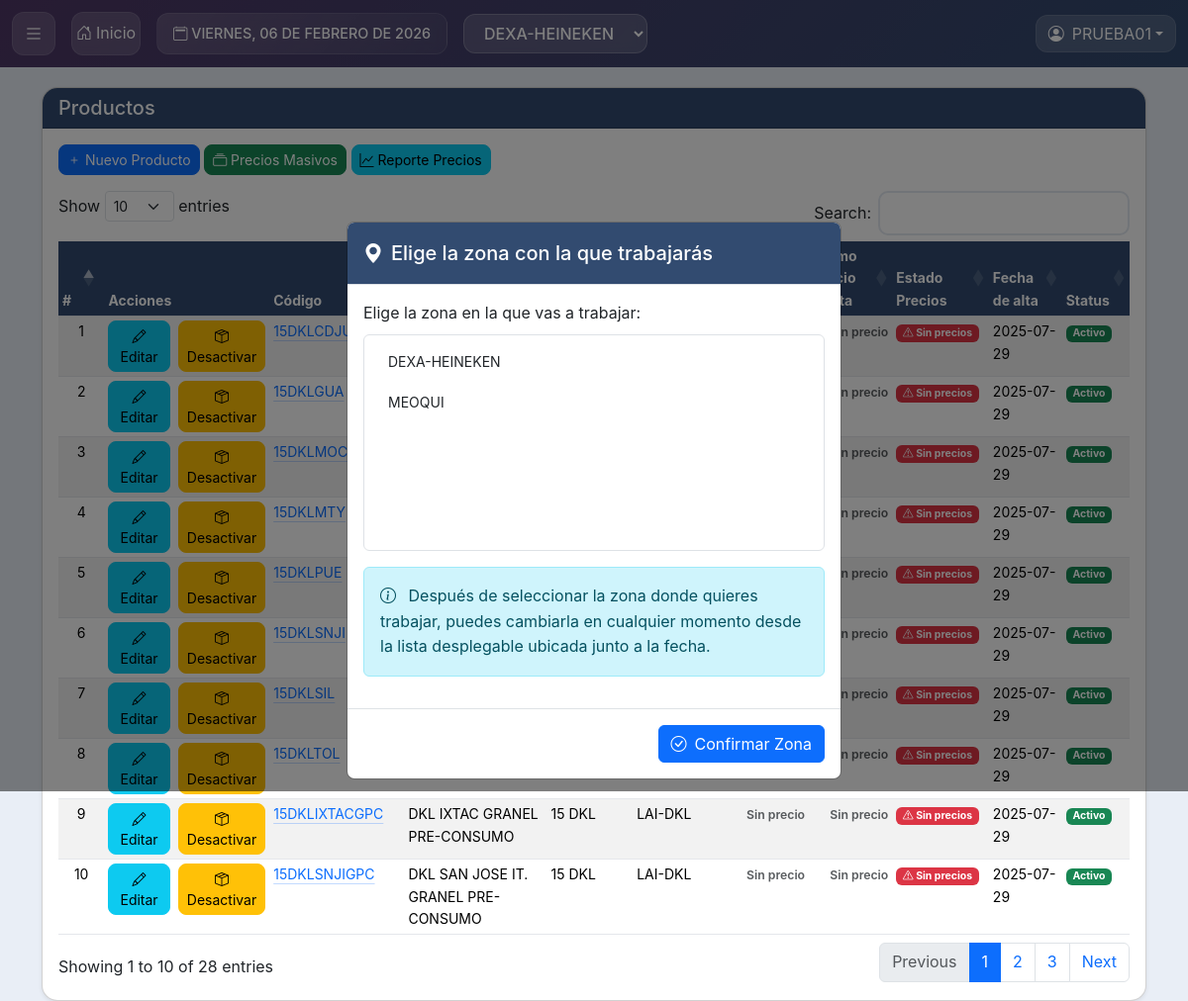
Before: /?p=productos (signed in) with the older database file.
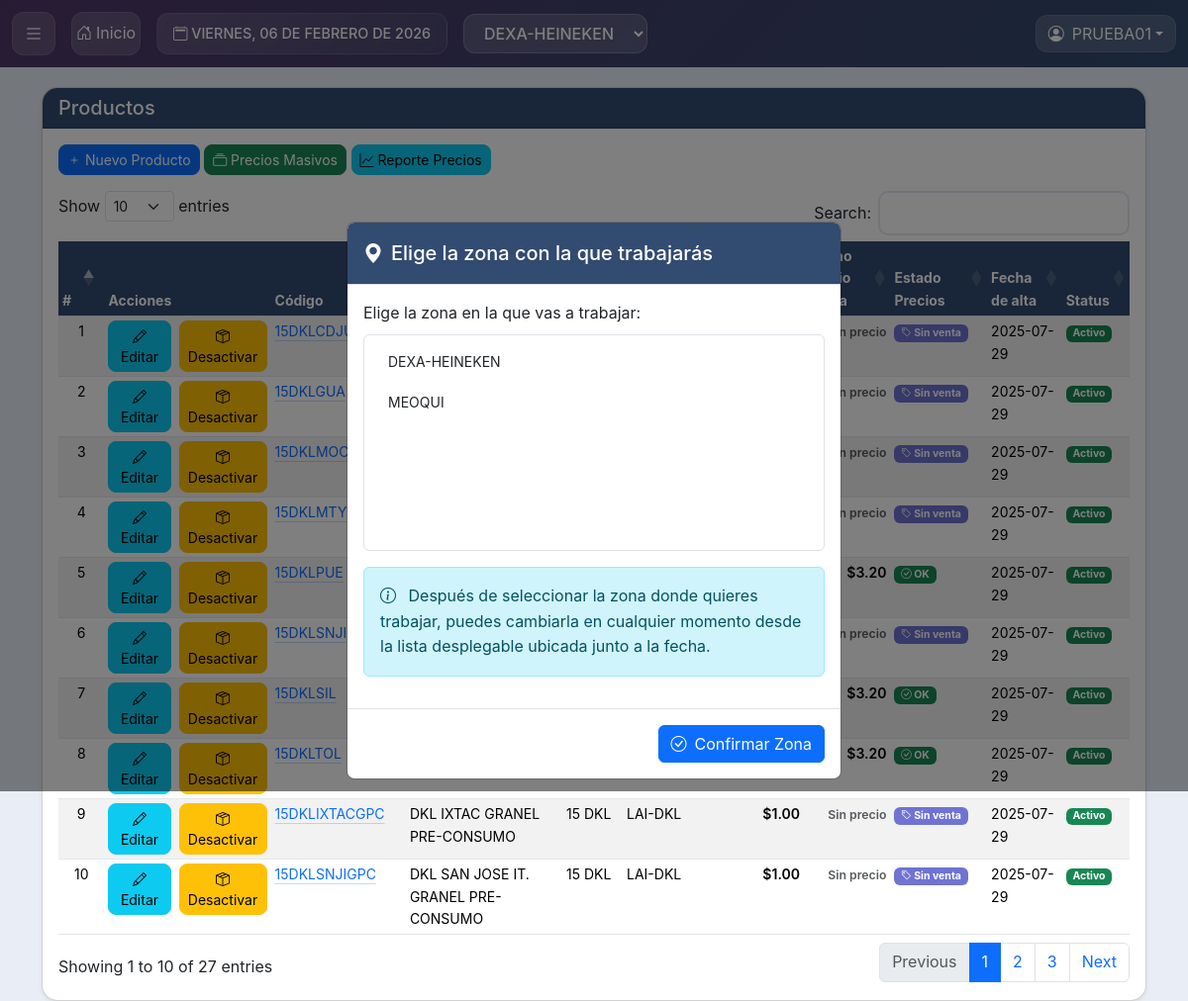
After: the same page with the newer database file.
### tables this page shows
CREATE TABLE IF NOT EXISTS `productos` (
  `id_prod` int NOT NULL AUTO_INCREMENT,
  `nom_pro` varchar(255) DEFAULT NULL,
  `cod` varchar(255) DEFAULT NULL,
  `lin` varchar(255) DEFAULT NULL,
  `fecha` timestamp NOT NULL DEFAULT CURRENT_TIMESTAMP,
  `id_user` varchar(255) DEFAULT NULL,
  `status` varchar(255) NOT NULL DEFAULT '1',
  `zona` varchar(255) DEFAULT NULL,
  PRIMARY KEY (`id_prod`)
);

CREATE TABLE IF NOT EXISTS `zonas` (
  `id_zone` int NOT NULL AUTO_INCREMENT,
  `cod` varchar(255) DEFAULT NULL,
  `nom` varchar(255) DEFAULT NULL,
  `PLANTA` varchar(255) DEFAULT NULL,
  `color` varchar(255) NOT NULL DEFAULT '#3498db',
  `fecha` timestamp NOT NULL DEFAULT CURRENT_TIMESTAMP,
  `tipo` varchar(255) NOT NULL DEFAULT 'NOR',
  `id_user` varchar(255) DEFAULT NULL,
  `status` varchar(255) NOT NULL DEFAULT '1',
  PRIMARY KEY (`id_zone`)
);

### config/conexiones.php (called while the page is built, shortened)
<?php
        function permisos($tipo, $permi) {
            $permiso = explode(",", $permi);
            if ($tipo == 100) {
                $Admin = '';
                $DesAct = '';
                $Inactivos = '';
                $Reportes = '';
                $utilerias = '';
            }
            elseif ($tipo == 50) {
                $Admin = 'style="display: none"';
                $DesAct = '';
                $Inactivos = 'style="display: none"';
                $Reportes = '';
                $utilerias = 'style="display: none"';
            }elseif ($tipo == 30) {
                $Admin = 'style="display: none"';
                $DesAct = 'style="display: none"';
                $Inactivos = 'style="display: none"';
                $Reportes = '';
                $utilerias = 'style="display: none"';
            }else {
                $Admin = 'style="display: none"';
                $DesAct = 'style="display: none"';
                $Inactivos = 'style="display: none"';
                $Reportes = 'style="display: none"';
                $utilerias = 'style="display: none"';
            }
        }
?>

### mod/productos.php (the view, shortened to what the changed rows need)
<div class="container mt-2">
    <div class="card shadow-sm">
        <h5 class="card-header encabezado-col text-white">Productos</h5>
        <div class="card-body">
            <div class="mb-3">
                <a <?= $perm['Produ_Crear'];?> href="?p=N_producto" class="btn btn-primary btn-sm rounded-3">
                    <i class="bi bi-plus"></i> Nuevo Producto
                </a>
                <button <?= $perm['sub_precios'];?> class="btn btn-success btn-sm rounded-3" data-bs-toggle="modal" data-bs-target="#modalPreciosMasivos">
                    <i class="bi bi-collection"></i> Precios Masivos
                </button>
                <a href="?p=reporte_precios" class="btn btn-info btn-sm rounded-3">
                    <i class="bi bi-graph-up"></i> Reporte Precios
                </a>
            </div>
            <div class="table-responsive">
                <table class="table table-striped table-hover table-sm" id="miTabla" style="width:100%">
                    <thead>
                        <tr>
                            <th>#</th>
                            <th>Acciones</th>
                            <th data-priority="1">Código</th>
                            <th>Nombre</th>
                            <th>Línea</th>
                            <th>Zona</th>
                            <th>Último Precio Compra</th>
                            <th>Último Precio Venta</th>
                            <th>Estado Precios</th>
                            <th>Fecha de alta</th>
                            <th>Status</th>
                        </tr>
                    </thead>
                    <tbody>
                        <?php
                        if ($zona_seleccionada == '0') {
                            $query = "SELECT
                            p.*,
                            z.nom AS nom_zone,
                            -- Último precio de compra activo y vigente
                            (SELECT precio FROM precios
                               WHERE id_prod = p.id_prod
                               AND tipo = 'c'
                               AND status = '1'
                               AND fecha_ini <= CURDATE()
                               AND fecha_fin >= CURDATE()
                               ORDER BY fecha_ini DESC, id_precio DESC
                               LIMIT 1) AS ultimo_precio_compra,
                            -- Último precio de venta activo y vigente (general)
                            (SELECT precio FROM precios
                               WHERE id_prod = p.id_prod
                               AND tipo = 'v'
                               AND status = '1'
                               AND fecha_ini <= CURDATE()
                               AND fecha_fin >= CURDATE()
                               ORDER BY fecha_ini DESC, id_precio DESC
                               LIMIT 1) AS ultimo_precio_venta
                            FROM productos p
                            LEFT JOIN zonas z ON p.zona = z.id_zone";
                        }
                        $result = $conn_mysql->query($query);
                        $Contador = 0;
                        $Activos = 1;
                        $Desacti = 1;
                        while ($Prod01 = mysqli_fetch_array($result)) {
                            ($Prod01['status'] == '1') ? $Contador = $Activos++ : $Contador = $Desacti++;
                            $fecha_alta = date('Y-m-d', strtotime($Prod01['fecha']));
                            $status = $Prod01['status'] == '1' ? 'Activo' : 'Inactivo';
                            $badgeClass = $Prod01['status'] == '1' ? 'bg-success' : 'bg-danger';
                            $estado_precios = verificarEstadoPrecios($Prod01['id_prod'], $conn_mysql);
                            ?>
                            <tr>
                                <td class="text-center"><?= $Contador ?></td>
                                <td class="text-center">
                                    <div class="d-flex gap-2">
                                        <?php if ($Prod01['status'] == '1'): ?>
                                            <a <?= $perm['Produ_Editar'];?> href="?p=E_producto&id=<?= $Prod01['id_prod'] ?>"
                                             class="btn btn-info btn-sm rounded-3">
                                             <i class="bi bi-pencil"></i> Editar
                                         </a>
                                         <button <?= $perm['ACT_DES'];?> class="btn btn-warning btn-sm rounded-3 desactivar-btn"
                                             data-id="<?= $Prod01['id_prod'] ?>">
                                             <i class="bi bi-box-seam"></i> Desactivar
                                         </button>
                                <?php endif; ?>
                            </div>
                        </td>
                        <td>
                            <a class="link-primary link-offset-2 link-underline-opacity-25 link-underline-opacity-100-hover"
                            href="?p=V_producto&id=<?= $Prod01['id_prod'] ?>">
                            <?= htmlspecialchars($Prod01['cod']) ?>
                        </a>
                    </td>
                    <td><?= htmlspecialchars($Prod01['nom_pro']) ?></td>
                    <td><?= htmlspecialchars($Prod01['lin']) ?></td>
                    <td><?= htmlspecialchars($Prod01['nom_zone']) ?></td>
                    <td class="text-end fw-semibold">
                        <?php if (!empty($Prod01['ultimo_precio_compra'])): ?>
                            $<?= number_format($Prod01['ultimo_precio_compra'], 2) ?>
                        <?php else: ?>
                            <span class="text-muted small">Sin precio</span>
                        <?php endif; ?>
                    </td>
                    <td class="text-end fw-semibold">
                        <?php if (!empty($Prod01['ultimo_precio_venta'])): ?>
                            $<?= number_format($Prod01['ultimo_precio_venta'], 2) ?>
                        <?php else: ?>
                            <span class="text-muted small">Sin precio</span>
                        <?php endif; ?>
                    </td>
                    <td>
                        <?php echo mostrarBadgeEstadoPrecios($estado_precios); ?>
                    </td>
                    <td><?= $fecha_alta ?></td>
                    <td><span class="badge <?= $badgeClass ?>"><?= $status ?></span></td>
                </tr>
                <?php
            }
            ?>
        </tbody>
    </table>
</div>
</div>
</div>
<?php
function verificarEstadoPrecios($id_producto, $conn) {
    $estado = [
        'sin_precio_compra' => false,
        'sin_precio_venta' => false,
        'precio_compra_caduca' => false,
        'precio_venta_caduca' => false,
        'dias_para_caducar' => 3
    ];
    $precios_compra = $conn->query("
        SELECT * FROM precios
        WHERE id_prod = '$id_producto'
        AND tipo = 'c'
        AND status = '1'
        AND fecha_ini <= CURDATE()
        AND (fecha_fin >= CURDATE() OR fecha_fin IS NULL)
        ORDER BY fecha_fin ASC
        LIMIT 1
        ");
    if ($precios_compra->num_rows == 0) {
        $estado['sin_precio_compra'] = true;
    } else {
        $precio_compra = $precios_compra->fetch_assoc();
    }
    $precios_venta = $conn->query("
        SELECT * FROM precios
        WHERE id_prod = '$id_producto'
        AND tipo = 'v'
        AND status = '1'
        AND fecha_ini <= CURDATE()
        AND (fecha_fin >= CURDATE() OR fecha_fin IS NULL)
        ORDER BY fecha_fin ASC
        LIMIT 1
        ");
    if ($precios_venta->num_rows == 0) {
        $estado['sin_precio_venta'] = true;
    } else {
        $precio_venta = $precios_venta->fetch_assoc();
    }
    return $estado;
}
function esPrecioPorCaducar($fecha_fin, $dias_anticipacion) {
    $fecha_actual = new DateTime();
    $fecha_caducidad = new DateTime($fecha_fin);
    $diferencia = $fecha_actual->diff($fecha_caducidad);
    return $diferencia->days <= $dias_anticipacion && $diferencia->invert == 0;
}
function mostrarBadgeEstadoPrecios($estado) {
    if ($estado['sin_precio_compra'] && $estado['sin_precio_venta']) {
        return '<span class="badge bg-danger" title="Sin precios de compra y venta"><i class="bi bi-exclamation-triangle"></i> Sin precios</span>';
    } elseif ($estado['sin_precio_compra']) {
        return '<span class="badge bg-primary" title="Sin precio de compra vigente"><i class="bi bi-cart-x"></i> Sin compra</span>';
    } elseif ($estado['sin_precio_venta']) {
        return '<span class="badge bg-indigo" title="Sin precio de venta vigente"><i class="bi bi-tag"></i> Sin venta</span>';
    } elseif ($estado['precio_compra_caduca'] && $estado['precio_venta_caduca']) {
        return '<span class="badge bg-warning" title="Precios de compra y venta por caducar"><i class="bi bi-clock"></i> Precios caducan</span>';
    } elseif ($estado['precio_compra_caduca']) {
        return '<span class="badge bg-warning" title="Precio de compra por caducar"><i class="bi bi-clock"></i> Compra caduca</span>';
    } elseif ($estado['precio_venta_caduca']) {
        return '<span class="badge bg-warning" title="Precio de venta por caducar"><i class="bi bi-clock"></i> Venta caduca</span>';
    } else {
        return '<span class="badge bg-success" title="Precios vigentes"><i class="bi bi-check-circle"></i> OK</span>';
    }
}
?>
<div class="position-fixed bottom-0 end-0 p-3" style="z-index: 11">
</div>
</div>

Changed rows visible on the page:
changed productos "15DKLCDJUA": text "Sin precios" → "Sin venta"
changed productos "15DKLGUA": text "Sin precios" → "Sin venta"
changed productos "15DKLMOCH": text "Sin precios" → "Sin venta"
changed productos "15DKLMTY": text "Sin precios" → "Sin venta"
changed productos "15DKLPUE": ultimo_precio_venta (not shown) → "3.20"; text "Sin precio Sin precios" → "$ OK"
changed productos "15DKLSNJI": text "Sin precios" → "Sin venta"
changed productos "15DKLSIL": ultimo_precio_venta (not shown) → "3.20"; text "Sin precio Sin precios" → "$ OK"
changed productos "15DKLTOL": ultimo_precio_venta (not shown) → "3.20"; text "Sin precio Sin precios" → "$ OK"
changed productos "15DKLIXTACGPC": ultimo_precio_compra (not shown) → "1.00"; text "Sin precio Sin precios" → "$ Sin venta"
changed productos "15DKLSNJIGPC": ultimo_precio_compra (not shown) → "1.00"; text "Sin precio Sin precios" → "$ Sin venta"
Other visible differences:
text written by a page script: "Show entries Search: Showing 1 to 10 of 28 entries Previous 1 2 3 Next" → "Show entries Search: Showing 1 to 10 of 27 entries Previous 1 2 3 Next"
